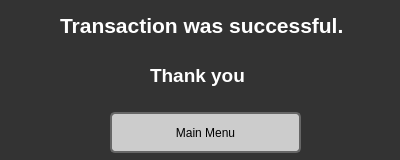
<?xml version="1.0" encoding="UTF-8"?>
<ui version="4.0">
 <class>transactionComplete</class>
 <widget class="QDialog" name="transactionComplete">
  <property name="geometry">
   <rect>
    <x>0</x>
    <y>0</y>
    <width>400</width>
    <height>160</height>
   </rect>
  </property>
  <property name="windowTitle">
   <string>Dialog</string>
  </property>
  <property name="styleSheet">
   <string notr="true">QPushButton{background-color: #ccc;}

QDialog QPushButton:hover
{
background: #eee;
cursor: pointer;
  
}
QDialog
{
background: #333;
}
QDialog QPushButton {  border: 2px solid #666;border-radius: 5px;z-index:1000;}

 
          
QDialog #visiting
{
 	color: #fff; 
   background: #666;
} 
#label,#label_2,#label_3,#label_4,#label_5
{
	color: #fff;
 }
QLabel{color:#fff;}
#columnView,#tableWidget,#label
{z-index: 0;  
}  
#frame
{
  background:#999; 
color: #fff;
} 
QHeaderView::section,QTableView QTableCornerButton::section {
    background-color: qlineargradient(x1:0, y1:0, x2:0, y2:1,
                                      stop:0 #616161, stop: 0.5 #505050,
                                      stop: 0.6 #434343, stop:1 #656565);
    color: white;
    padding-left: 4px;
    border: 1px solid #6c6c6c;
} 
QSpinBox,#tableWidget
{
background: #ccc; 
}
#totalLabel
{
 background: #ccc;
text-align: right;
}
#label_2
{
background:transparent;
}</string>
  </property>
  <widget class="QLabel" name="sdfsdfsdf">
   <property name="geometry">
    <rect>
     <x>60</x>
     <y>-10</y>
     <width>371</width>
     <height>71</height>
    </rect>
   </property>
   <property name="font">
    <font>
     <pointsize>16</pointsize>
     <weight>75</weight>
     <bold>true</bold>
    </font>
   </property>
   <property name="text">
    <string>Transaction was successful.</string>
   </property>
  </widget>
  <widget class="QLabel" name="sadasd">
   <property name="geometry">
    <rect>
     <x>150</x>
     <y>40</y>
     <width>241</width>
     <height>71</height>
    </rect>
   </property>
   <property name="font">
    <font>
     <pointsize>14</pointsize>
     <weight>75</weight>
     <bold>true</bold>
    </font>
   </property>
   <property name="text">
    <string>Thank you</string>
   </property>
  </widget>
  <widget class="QPushButton" name="pushButton">
   <property name="geometry">
    <rect>
     <x>110</x>
     <y>112</y>
     <width>191</width>
     <height>41</height>
    </rect>
   </property>
   <property name="text">
    <string>Main Menu</string>
   </property>
  </widget>
 </widget>
 <resources/>
 <connections/>
</ui>
